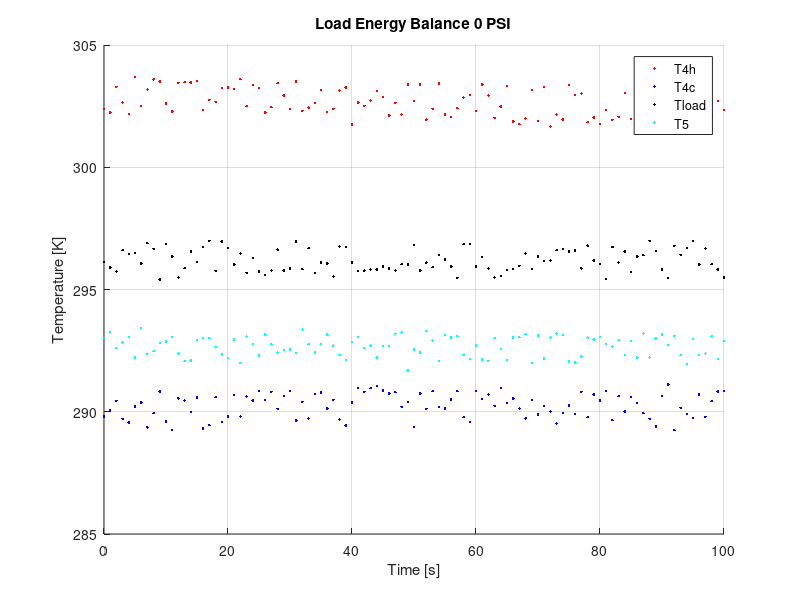
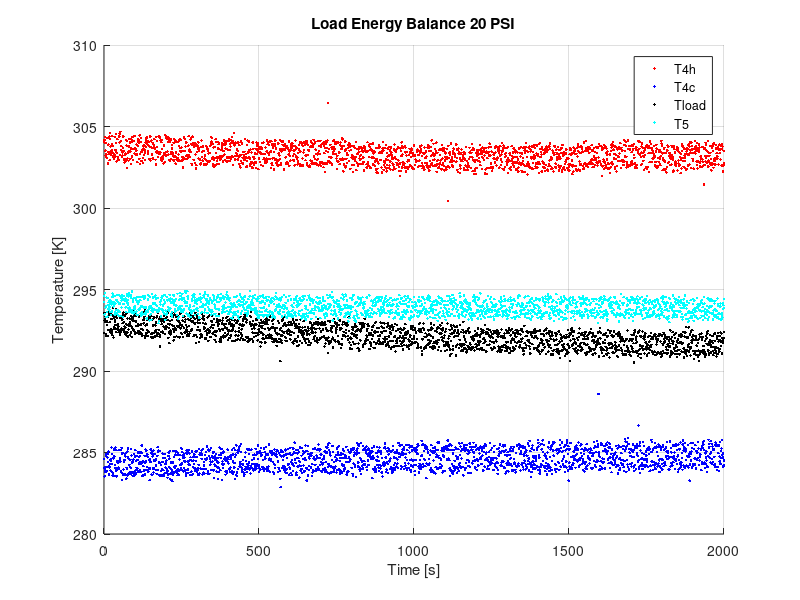
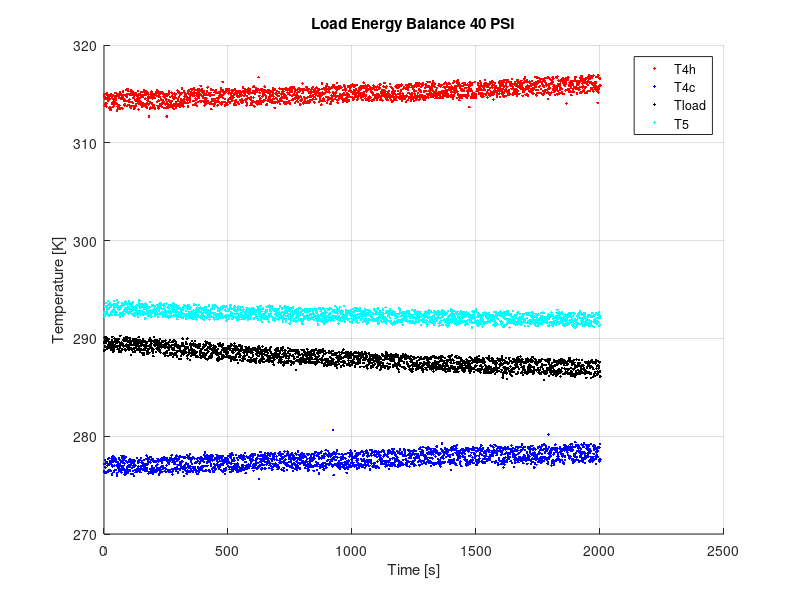
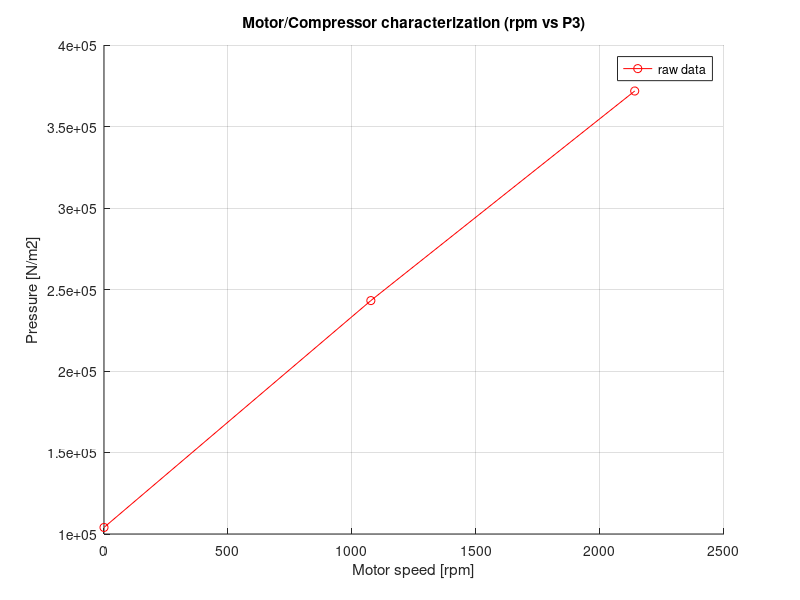

The MATLAB source for these figures, in order:
% Reset Console
clc
clear all
clf
%%
load('rpm_0');
load('rpm_20');
load('rpm_40');

%constants
    plab = 14.84; %psi
    plab = plab * 6894.76; %convert to [N/m2]
    amb_temp = 71.15; %F
    amb_temp = (5/9) .* (amb_temp - 32) + 273.15; %convert to [K]
    R = 287; %gas constant
    cp = 1006; %pressure constant
    
%convert gauge p to N/m2 absolute pressure = gauge_p + ambient_p
    P3_0 = (P3_0 .*6895)  + plab;
    P3_20 = (P3_20 .*6895)  + plab;
    P3_40 = (P3_40 .*6895)  + plab;
%absolute temperatures (K)
    T4h_0 = ((5./9) .* (t4h_0 - 32)) + 273.15;
    T4c_0 = ((5./9) .* (t4c_0(1:end,1) - 32)) + 273.15;
    Tload_0 = ((5./9) .* (tload_0 - 32)) + 273.15;
    T5_0 = ((5./9) .* (t5_0 - 32)) + 273.15; 
    
    T4h_20 = ((5./9) .* (t4h_20 - 32)) + 273.15;
    T4c_20 = ((5./9) .* (t4c_20(1:end,1) - 32)) + 273.15;
    Tload_20 = ((5./9) .* (tload_20 - 32)) + 273.15;
    T5_20 = ((5./9) .* (t5_20 - 32)) + 273.15; 
    
    T4h_40 = ((5./9) .* (t4h_40 - 32)) + 273.15;
    T4c_40 = ((5./9) .* (t4c_40(1:end,1) - 32)) + 273.15;
    Tload_40 = ((5./9) .* (tload_40 - 32)) + 273.15;
    T5_40 = ((5./9) .* (t5_40 - 32)) + 273.15; 
%mass flow rates to kg/s
%     Vc20 = mc60 ./ 60000;
%     Vh20 = mh60 ./ 60000;
%     mc20 = (plab .* Vc20(1:end-1))./(R .* T5_0);
%     mh20 = (plab .* Vh20(1:end-1))./(R .* T4h_0);
%     input_m20 = mc20 + mh20;
  
load('index')
%load steady state analysis
figure(1)
hold on
grid on
plot(index_0,T4h_0,'r.')
plot(index_0,T4c_0,'b.')
plot(index_0,Tload_0,'k.')
plot(index_0,T5_0,'c.')
xlabel('Time [s]')
ylabel('Temperature [K]')
legend('T4h','T4c','Tload','T5')
title('Load Energy Balance 0 PSI')
hold off

figure(6)
hold on
grid on
plot(index_0,P3_0,'r.')
plot(index_20,P3_20,'b.')
plot(index_40,P3_40,'k.')
xlabel('Time [s]')
ylabel('Pressure [N/m2]')
title('Graphing P3')
legend('0 psi P3 data','20 psi P3 data','40 psi P3 data')
hold off

%load steady state analysis
figure(2)
hold on
grid on
plot(index_20,T4h_20,'r.')
plot(index_20,T4c_20,'b.')
plot(index_20,Tload_20,'k.')
plot(index_20,T5_20,'c.')
xlabel('Time [s]')
ylabel('Temperature [K]')
legend('T4h','T4c','Tload','T5')
title('Load Energy Balance 20 PSI')
hold off

%load steady state analysis
figure(3)
hold on
grid on
plot(index_40,T4h_40,'r.')
plot(index_40,T4c_40,'b.')
plot(index_40,Tload_40,'k.')
plot(index_40,T5_40,'c.')
xlabel('Time [s]')
ylabel('Temperature [K]')
legend('T4h','T4c','Tload','T5')
title('Load Energy Balance 40 PSI')
hold off

%% 
load('T1')
P3_0_s = mean(P3_0);
P3_20_s = mean(P3_20);
P3_40_s = mean(P3_40);

%absolute temperatures (K)
    T1_0 = ((5./9) .* (T1_0 - 32)) + 273.15;
    T1_20 = ((5./9) .* (T1_20 - 32)) + 273.15;
    T1_40 = ((5./9) .* (T1_40 - 32)) + 273.15;
    T3_0 = ((5./9) .* (T3_0 - 32)) + 273.15;
    T3_20 = ((5./9) .* (T3_20 - 32)) + 273.15;
    T3_40 = ((5./9) .* (T3_40 - 32)) + 273.15;     
    
T1_0_s = mean(T1_0);
T1_20_s = mean(T1_20);
T1_40_s = mean(T1_40);

T3_0_s = mean(T3_0);
T3_20_s = mean(T3_20);
T3_40_s = mean(T3_40);

figure(4)
hold on
grid on
plot([rpm_0,rpm_20,rpm_40],[P3_0_s, P3_20_s,P3_40_s],'r-o')
xlabel('Motor speed [rpm]')
ylabel('Pressure [N/m2]')
legend('raw data')
title('Motor/Compressor characterization (rpm vs P3)')
hold off

figure(5)
hold on
grid on
plot([P3_0_s, P3_20_s,P3_40_s],[T1_0_s,T1_20_s,T1_40_s,],'r-o')
plot([P3_0_s, P3_20_s,P3_40_s],[T3_0_s,T3_20_s,T3_40_s,],'b-o')
xlabel('Pressure [N/m2]')
ylabel('Temperature [N/m2]')
legend('P3 vs T1','P3 vs T3')
title('Heat Exchanger and Accumulator (P3 vs T1/T3)')
hold off